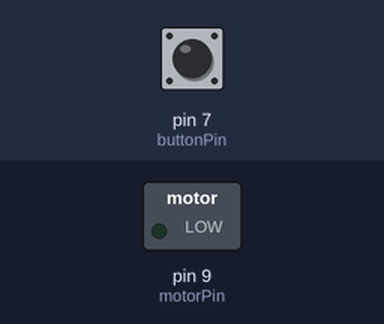
Bench run of a sketch on a simulated Arduino Uno, built with avr-gcc and run on an emulated ATmega328P. Shown: switched loads named in the sketch (green lamp = pin HIGH). The test bench sets the inputs (shaded band); at power-on: pin 7 (buttonPin) HIGH.

Above: at 1.2 s.
1.3 s: pin 7 (buttonPin) pulled LOW for 0.15 s
At 2.3 s:
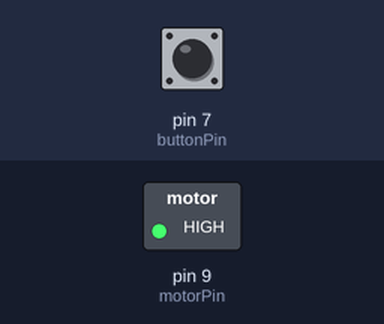
2.9 s: pin 7 (buttonPin) pulled LOW for 1 s
At 3.5 s:
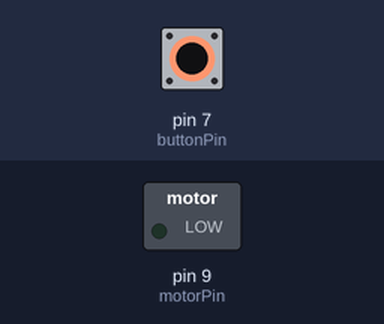
5.4 s: pin 7 (buttonPin) pulled LOW for 3.2 s
At 6.6 s:
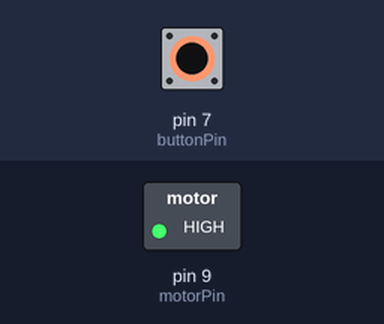
Timing chart, 0 to 8.4 s (numbered marks = the images above; inputs shaded):
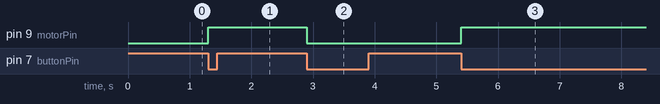

Measured:
- after the input at 1.3 s, pin 9 (motorPin): LOW → HIGH at once
- after the input at 2.9 s, pin 9 (motorPin): HIGH → LOW at once
- after the input at 5.4 s, pin 9 (motorPin): LOW → HIGH at once

The sketch:

MOTOR.ino
```cpp
// Definição dos pinos
const int motorPin = 9;      // Pino para controlar o motor
const int buttonPin = 7;     // Pino do botão

// Variáveis para controle do estado
bool motorLigado = false;    // Armazena o estado atual do motor (ligado/desligado)
int buttonState = 0;         // Armazena o estado atual do botão
int lastButtonState = 0;     // Armazena o último estado do botão (para detectar mudanças)

void setup() {
  // Configura o pino do motor como saída
  pinMode(motorPin, OUTPUT);

  // Configura o pino do botão como entrada
  pinMode(buttonPin, INPUT_PULLUP);  // Usa resistor pull-up interno do Arduino

  // Inicializa o motor desligado
  digitalWrite(motorPin, LOW);
}

void loop() {
  // Lê o estado atual do botão
  buttonState = digitalRead(buttonPin);

  // Detecta se houve mudança no estado do botão (para evitar leitura de múltiplos cliques)
  if (buttonState != lastButtonState) {
    if (buttonState == LOW) {
      // Troca o estado do motor (se está ligado, desliga; se está desligado, liga)
      motorLigado = !motorLigado;

      // Liga ou desliga o motor de acordo com o novo estado
      if (motorLigado) {
        digitalWrite(motorPin, HIGH);  // Liga o motor
      } else {
        digitalWrite(motorPin, LOW);   // Desliga o motor
      }
    }

    // Pequeno atraso para evitar o efeito de "bouncing" (oscilações rápidas do botão)
    delay(50);
  }

  // Atualiza o estado do botão para a próxima leitura
  lastButtonState = buttonState;
}
```
